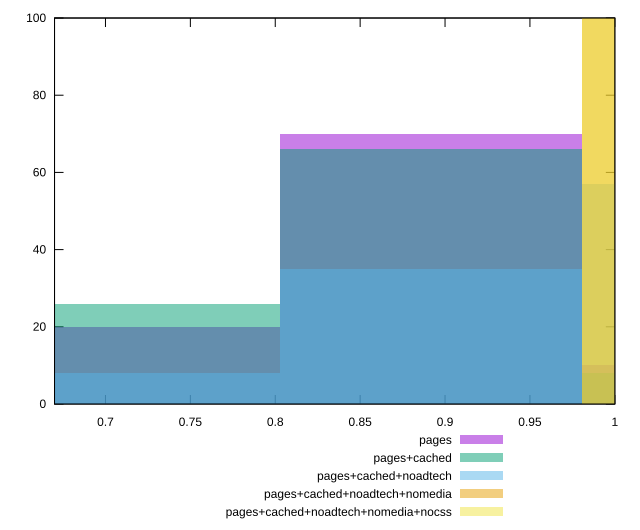

This chart was generated by the following gnuplot code:
reset

$pages <<EOF
0.8916736958098087 70
0.713338956647847 20
1.0700084349717705 10
EOF

$pagesCached <<EOF
0.8916736958098087 66
0.713338956647847 26
1.0700084349717705 8
EOF

$pagesCachedNoadtech <<EOF
1.0700084349717705 57
0.8916736958098087 35
0.713338956647847 8
EOF

$pagesCachedNoadtechNomedia <<EOF
1.0700084349717705 100
EOF

$pagesCachedNoadtechNomediaNocss <<EOF
1.0700084349717705 100
EOF

set key outside below
set boxwidth 0.17833473916196174
set xrange [0.67:1]
set yrange [0:100]
set trange [0:100]
set style fill transparent solid 0.5 noborder
set terminal svg size 640, 530 enhanced background rgb 'white'
set output "report_00015_2021-02-09T16-11-33.973Z/offscreen-images/comparison/histogram/all_score.svg"

plot $pages title "pages" with boxes, \
     $pagesCached title "pages+cached" with boxes, \
     $pagesCachedNoadtech title "pages+cached+noadtech" with boxes, \
     $pagesCachedNoadtechNomedia title "pages+cached+noadtech+nomedia" with boxes, \
     $pagesCachedNoadtechNomediaNocss title "pages+cached+noadtech+nomedia+nocss" with boxes

reset
